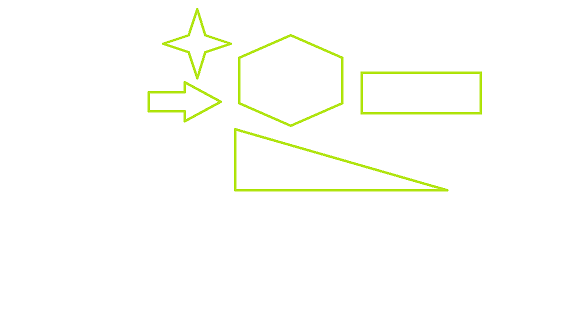
#> input picture sprint9/Task_3/corner1.png, 576 x 324 px, found by its file name
$ jupyter execute task3_sprint9.ipynb
#> lines starting #> are read from the running program, lines starting #| are printed output that depends on the picture; after the words box and inside, x2 and y2 are one past the last pixel; in counts of white or black regions, pixels touching at a corner belong together
# Corner detection
# Shi-Tomasi Corner Detection Method

[cell 1]
import numpy as np
import cv2
from matplotlib import pyplot as plt


# read the image
img = cv2.imread('corner1.png')
#> img is the input picture: shape (324, 576, 3); mean B, G, R 250.1, 254.4, 253.4

# convert image to gray scale image
gray = cv2.cvtColor(img, cv2.COLOR_BGR2GRAY)
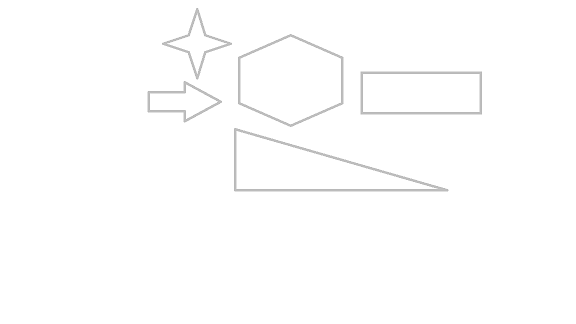
#> gray: shape (324, 576); min 179, max 255, mean 253.6

# detect corners with the goodFeaturesToTrack function.
corners = cv2.goodFeaturesToTrack(gray, 27, 0.01, 10)
#> corners = 27 rows, first 8: [231, 43], [162, 43], [197, 8], [221, 101], [197, 78], [447, 190], [184, 121], [184, 81]
corners = np.int0(corners)

# we iterate through each corner,
# making a circle at each point that we think is a corner.
for i in corners:
    x, y = i.ravel()
    cv2.circle(img, (x, y), 3, 255, -1)
#> this loop made 27 passes
#> (x, y) on passes 1 to 12: (231, 43), (162, 43), (197, 8), (221, 101), (197, 78), (447, 190), (184, 121), (184, 81), (363, 111), (150, 109), (363, 74), (237, 132)
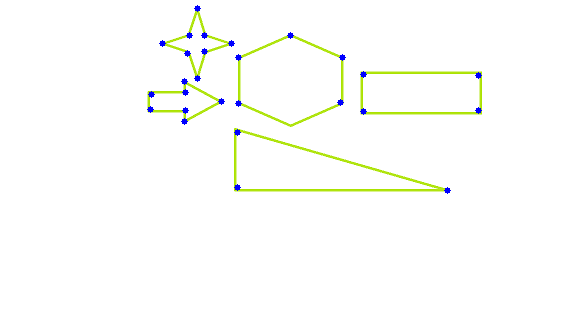
#> img: shape (324, 576, 3); 0.42% of pixels changed, all inside (x1, y1, x2, y2) = (147, 5, 482, 194)

plt.imshow(img), plt.show()

#  Harris Corner Detection method

[cell 2]
import cv2
import numpy as np
from matplotlib import pyplot as plt

image = cv2.imread('corner1.png')

operatedImage = cv2.cvtColor(image, cv2.COLOR_BGR2GRAY)

operatedImage = np.float32(operatedImage)

# apply the cv2.cornerHarris method
# to detect the corners with appropriate
# values as input parameters
dest = cv2.cornerHarris(operatedImage, 2, 5, 0.07)
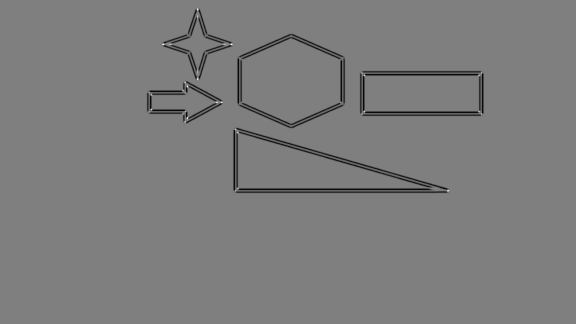
#> dest: shape (324, 576) float32; min -95966584, max 95851296, mean -1851898.4; drawn with min black and max white

# Results are marked through the dilated corners
dest = cv2.dilate(dest, None)
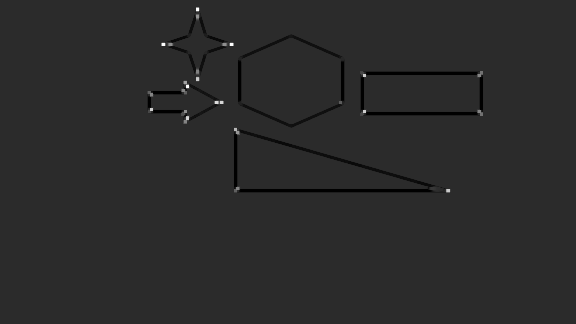
#> dest: shape (324, 576) float32; min -19803866, max 95851296, mean -266236.3; drawn with min black and max white

# Reverting back to the original image,
# with optimal threshold value
image[dest > 0.01 * dest.max()]=[0, 0, 255]
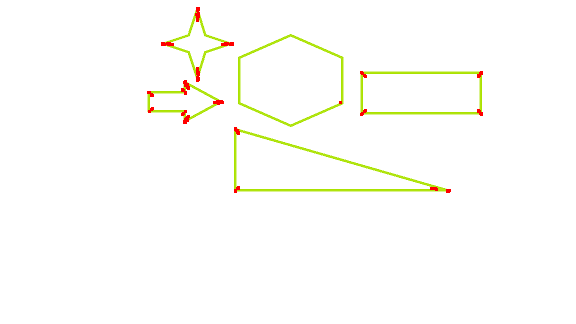
#> image: shape (324, 576, 3); 0.35% of pixels changed, all inside (x1, y1, x2, y2) = (147, 7, 483, 193)

# the window showing output image with corners
plt.imshow( image)
plt.show()
